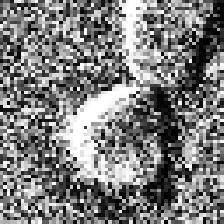
#> input picture crf/original_sc.jpg, 224 x 224 px
$ python image_segmentation.py   (Python 2 division)
#> lines starting #> are read from the running program, lines starting #| are printed output that depends on the picture
#data_train is a dict : please download the pre-processed data from: http://www.ais.uni-bonn.de/deep_learning/downloads.html
# this is the only available information about what library expects from us as input.
# I have done some analysis to find out and have written some code to help us understand it.
# what each variable means has been written alongside in the comments


#The code from here is from an example in the library over here : http://pystruct.github.io/auto_examples/image_segmentation.html
#From what I observe, only 'X' is used in this code.


import numpy as np
try:
    import cPickle as pickle
except ImportError:
    import pickle
from PIL import Image
from skimage.segmentation import slic
import cv2
from skimage.data import astronaut
from skimage.viewer import ImageViewer

from pystruct import learners
import pystruct.models as crfs
from pystruct.utils import SaveLogger
from skimage.segmentation import mark_boundaries
from skimage.util import img_as_float
import matplotlib.pyplot as plt

# load img and img mask
img = cv2.imread("original_sc.jpg")
#> img is the input picture: shape (224, 224, 3); min 0, max 255, mean 124.4
gray_img = cv2.cvtColor(img, cv2.COLOR_BGR2GRAY)
mask_img = cv2.imread("mask_sc.png")
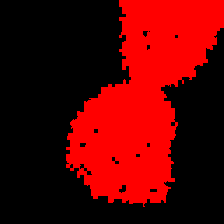
#> input picture crf/mask_sc.png, 224 x 224 px
#> mask_img is the input picture: shape (224, 224, 3); mean B, G, R 0, 0, 0.354
gray_mask_img = cv2.cvtColor(mask_img, cv2.COLOR_BGR2GRAY)
#> gray_mask_img: shape (224, 224); every value is 0
print "gray_img.shape", gray_img.shape
#| gray_img.shape (224, 224)
print "gray_mask_img.shape",gray_mask_img.shape
#| gray_mask_img.shape (224, 224)

# Extract edges using slic
segments = slic(img, n_segments=200, compactness=10)
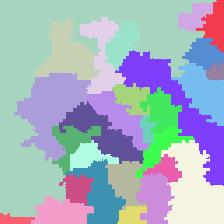
#> segments: shape (224, 224) int64; 28 distinct labels, from 1 to 28; one colour per label, 0 black
print("Shape of the variable segments:",np.array(segments).shape)
#| Shape of the variable segments: (224, 224)
print("mark_boundaries returns : ", mark_boundaries(img_as_float(cv2.cvtColor(img, cv2.COLOR_BGR2RGB)), segments))
#> (printed output is left out)
fig = plt.figure("Superpixels")
ax = fig.add_subplot(1, 1, 1)
ax.imshow(mark_boundaries(img_as_float(cv2.cvtColor(img, cv2.COLOR_BGR2RGB)), segments))
plt.axis("off")
plt.show()
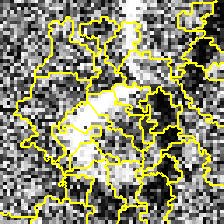
#> shown: shape (224, 224, 3) float64; mean R, G, B 0.551, 0.551, 0.428


#> (the run stopped early here; a loop or call above may not have finished)
